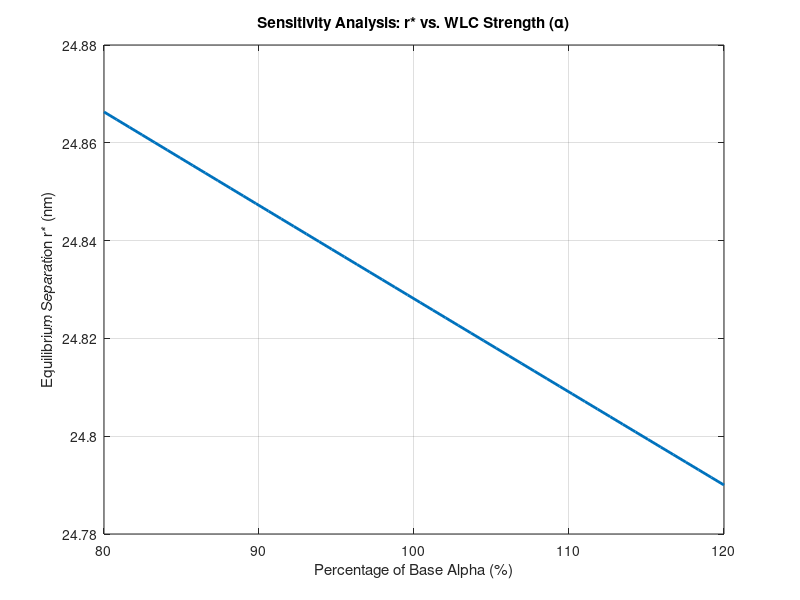

The MATLAB script that drew this image:
% Base Parameters
alpha_base = 0.2176; 
c_base = 8.305e-5;
R0 = 1700;
a = 3.268e-5;
r_core = 25; % From your 1/20 notes
khc = 0.1;   % High stiffness relative to kWLC

% Sensitivity range: 80% to 120% of base value
variations = linspace(0.8, 1.2, 50); 
r_equil = zeros(size(variations));

for i = 1:length(variations)
    % Vary Alpha (WLC Strength)
    alpha = alpha_base * variations(i);
    
    % Define the Total Force function
    F_tot = @(r) (alpha * (-1 + 1./(1 - r/R0).^2 + 4*r/R0)) ... % WLC
                 - (c_base * r .* exp(-a * r.^2)) ...          % EV
                 - (max(0, khc * (r_core - r)));               % Hard Core
             
    % Find where Force = 0 (equilibrium)
    r_equil(i) = fzero(F_tot, [5, 60]); 
end

% Plotting Sensitivity
plot(variations * 100, r_equil, 'LineWidth', 2);
xlabel('Percentage of Base Alpha (%)');
ylabel('Equilibrium Separation r* (nm)');
title('Sensitivity Analysis: r* vs. WLC Strength (\alpha)');
grid on;
